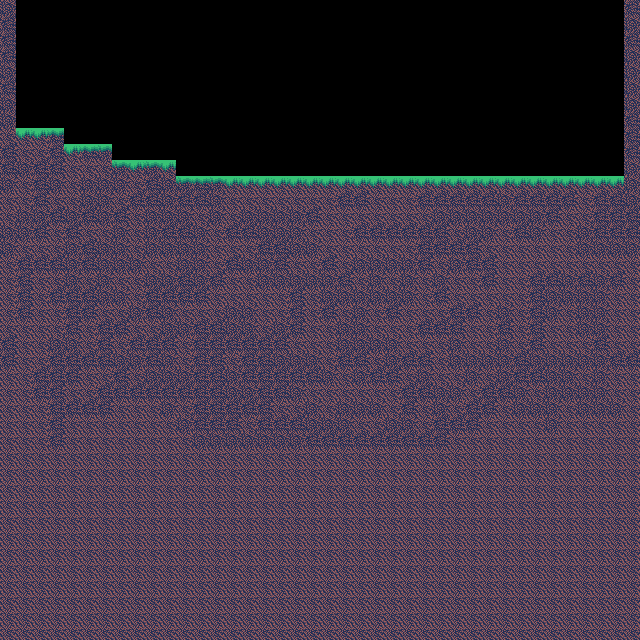

This is a level from a 2D game, rendered from its Tiled map with the project's own tilesets. A one-line summary and the complete map file follow:
An orthogonal 40x40 tile map with 16x16 px tiles, 1 tile layer (game).

<map version="1.0" orientation="orthogonal" renderorder="right-down" width="40" height="40" tilewidth="16" tileheight="16" nextobjectid="1">
 <tileset firstgid="1" name="rainytiles" tilewidth="16" tileheight="16" tilecount="25">
  <image source="rainytiles.png" width="80" height="80" />
  <tile id="0">
   <properties>
    <property name="left" value="16" />
    <property name="right" value="16" />
   </properties>
  </tile>
  <tile id="1">
   <properties>
    <property name="left" value="16" />
    <property name="right" value="16" />
   </properties>
  </tile>
  <tile id="2">
   <properties>
    <property name="left" value="16" />
    <property name="right" value="16" />
   </properties>
  </tile>
  <tile id="5">
   <properties>
    <property name="left" value="16" />
    <property name="right" value="16" />
   </properties>
  </tile>
  <tile id="6">
   <properties>
    <property name="left" value="16" />
    <property name="right" value="16" />
   </properties>
  </tile>
  <tile id="7">
   <properties>
    <property name="left" value="16" />
    <property name="right" value="16" />
   </properties>
  </tile>
 </tileset>
 <layer name="game" width="40" height="40">
  <data encoding="csv">
2,0,0,0,0,0,0,0,0,0,0,0,0,0,0,0,0,0,0,0,0,0,0,0,0,0,0,0,0,0,0,0,0,0,0,0,0,0,0,3,
3,0,0,0,0,0,0,0,0,0,0,0,0,0,0,0,0,0,0,0,0,0,0,0,0,0,0,0,0,0,0,0,0,0,0,0,0,0,0,2,
3,0,0,0,0,0,0,0,0,0,0,0,0,0,0,0,0,0,0,0,0,0,0,0,0,0,0,0,0,0,0,0,0,0,0,0,0,0,0,3,
3,0,0,0,0,0,0,0,0,0,0,0,0,0,0,0,0,0,0,0,0,0,0,0,0,0,0,0,0,0,0,0,0,0,0,0,0,0,0,2,
2,0,0,0,0,0,0,0,0,0,0,0,0,0,0,0,0,0,0,0,0,0,0,0,0,0,0,0,0,0,0,0,0,0,0,0,0,0,0,2,
3,0,0,0,0,0,0,0,0,0,0,0,0,0,0,0,0,0,0,0,0,0,0,0,0,0,0,0,0,0,0,0,0,0,0,0,0,0,0,2,
2,0,0,0,0,0,0,0,0,0,0,0,0,0,0,0,0,0,0,0,0,0,0,0,0,0,0,0,0,0,0,0,0,0,0,0,0,0,0,2,
2,0,0,0,0,0,0,0,0,0,0,0,0,0,0,0,0,0,0,0,0,0,0,0,0,0,0,0,0,0,0,0,0,0,0,0,0,0,0,3,
1,6,6,8,0,0,0,0,0,0,0,0,0,0,0,0,0,0,0,0,0,0,0,0,0,0,0,0,0,0,0,0,0,0,0,0,0,0,0,3,
3,1,1,3,6,8,7,0,0,0,0,0,0,0,0,0,0,0,0,0,0,0,0,0,0,0,0,0,0,0,0,0,0,0,0,0,0,0,0,3,
3,2,3,3,1,1,1,7,6,7,6,0,0,0,0,0,0,0,0,0,0,0,0,0,0,0,0,0,0,0,0,0,0,0,0,0,0,0,0,2,
2,1,3,2,1,2,2,2,1,3,2,7,8,7,6,6,6,6,6,6,6,6,6,6,6,6,6,6,6,6,6,6,6,6,6,6,6,6,6,2,
1,1,3,1,1,2,2,1,3,3,2,3,3,2,1,1,1,1,1,1,1,3,3,1,1,1,3,3,3,3,3,2,3,3,3,3,1,3,3,2,
1,2,2,3,2,3,2,3,1,2,2,2,1,2,1,2,2,2,2,3,1,1,1,1,1,1,1,2,2,2,2,2,2,2,3,1,1,3,3,3,
2,2,3,1,3,1,1,2,1,2,3,3,2,1,3,3,2,2,2,1,1,1,3,3,3,3,3,3,1,2,2,1,3,2,1,1,2,3,3,3,
2,1,1,1,2,3,2,2,1,2,2,2,2,1,1,1,3,3,2,2,1,1,1,1,1,1,3,3,3,3,1,1,1,1,1,1,2,2,2,2,
1,3,3,3,2,3,2,2,2,1,1,2,2,1,3,2,2,3,1,1,3,1,2,2,2,2,3,1,2,3,3,1,1,1,1,1,1,1,1,1,
1,3,1,1,2,1,2,1,1,2,2,3,2,3,1,1,2,2,2,2,2,3,1,2,1,2,1,2,1,1,3,1,1,3,3,2,3,2,3,1,
1,3,1,3,3,3,2,2,1,3,3,3,3,1,1,1,1,1,3,1,2,2,2,2,2,2,1,3,1,1,1,1,1,3,2,2,2,2,1,1,
1,3,1,1,3,3,1,1,2,3,2,1,1,1,2,2,1,1,3,1,3,1,2,1,3,1,1,1,3,3,1,2,1,3,2,1,2,2,1,1,
1,1,1,1,3,1,3,3,1,1,2,2,3,3,2,2,1,2,3,1,1,2,2,1,1,1,3,3,3,1,1,3,1,3,1,1,2,2,1,1,
3,1,1,2,2,1,3,1,3,3,3,1,3,3,3,3,3,3,1,1,1,2,2,2,2,1,1,1,2,1,1,2,1,3,1,1,1,3,1,1,
3,1,1,3,3,3,3,2,2,3,2,1,3,3,1,3,3,2,2,2,1,3,3,1,2,3,3,1,2,2,2,2,3,2,2,2,2,2,3,3,
1,1,3,3,3,1,1,3,1,2,2,2,3,3,2,3,3,3,3,3,2,1,2,3,3,1,2,1,1,2,1,2,3,3,2,2,1,2,1,1,
1,1,3,3,1,1,3,3,3,3,3,3,3,3,2,2,3,3,2,1,1,1,1,1,1,3,3,2,2,1,3,3,2,1,2,2,2,2,1,1,
1,1,1,3,3,3,3,1,1,1,2,1,3,3,3,3,3,1,1,2,1,2,2,2,1,3,1,2,1,3,3,1,2,2,2,1,2,2,2,1,
1,1,1,3,1,1,1,1,1,1,1,2,3,3,3,1,3,3,3,2,2,2,1,1,2,2,1,3,3,3,1,1,1,1,2,1,1,1,1,1,
1,1,1,3,1,1,1,1,1,1,1,1,2,2,2,2,2,2,2,3,3,3,3,3,3,3,3,3,1,1,1,1,1,1,1,1,1,1,1,1,
1,1,1,1,1,1,1,1,1,1,1,1,1,1,1,1,1,1,1,1,1,1,1,1,1,1,1,1,1,1,1,1,1,1,1,1,1,1,1,1,
1,1,1,1,1,1,1,1,1,1,1,1,1,1,1,1,1,1,1,1,1,1,1,1,1,1,1,1,1,1,1,1,1,1,1,1,1,1,1,1,
1,1,1,1,1,1,1,1,1,1,1,1,1,1,1,1,1,1,1,1,1,1,1,1,1,1,1,1,1,1,1,1,1,1,1,1,1,1,1,1,
1,1,1,1,1,1,1,1,1,1,1,1,1,1,1,1,1,1,1,1,1,1,1,1,1,1,1,1,1,1,1,1,1,1,1,1,1,1,1,1,
1,1,1,1,1,1,1,1,1,1,1,1,1,1,1,1,1,1,1,1,1,1,1,1,1,1,1,1,1,1,1,1,1,1,1,1,1,1,1,1,
1,1,1,1,1,1,1,1,1,1,1,1,1,1,1,1,1,1,1,1,1,1,1,1,1,1,1,1,1,1,1,1,1,1,1,1,1,1,1,1,
1,1,1,1,1,1,1,1,1,1,1,1,1,1,1,1,1,1,1,1,1,1,1,1,1,1,1,1,1,1,1,1,1,1,1,1,1,1,1,1,
1,1,1,1,1,1,1,1,1,1,1,1,1,1,1,1,1,1,1,1,1,1,1,1,1,1,1,1,1,1,1,1,1,1,1,1,1,1,1,1,
1,1,1,1,1,1,1,1,1,1,1,1,1,1,1,1,1,1,1,1,1,1,1,1,1,1,1,1,1,1,1,1,1,1,1,1,1,1,1,1,
1,1,1,1,1,1,1,1,1,1,1,1,1,1,1,1,1,1,1,1,1,1,1,1,1,1,1,1,1,1,1,1,1,1,1,1,1,1,1,1,
1,1,1,1,1,1,1,1,1,1,1,1,1,1,1,1,1,1,1,1,1,1,1,1,1,1,1,1,1,1,1,1,1,1,1,1,1,1,1,1,
1,1,1,1,1,1,1,1,1,1,1,1,1,1,1,1,1,1,1,1,1,1,1,1,1,1,1,1,1,1,1,1,1,1,1,1,1,1,1,1
</data>
 </layer>
</map>
